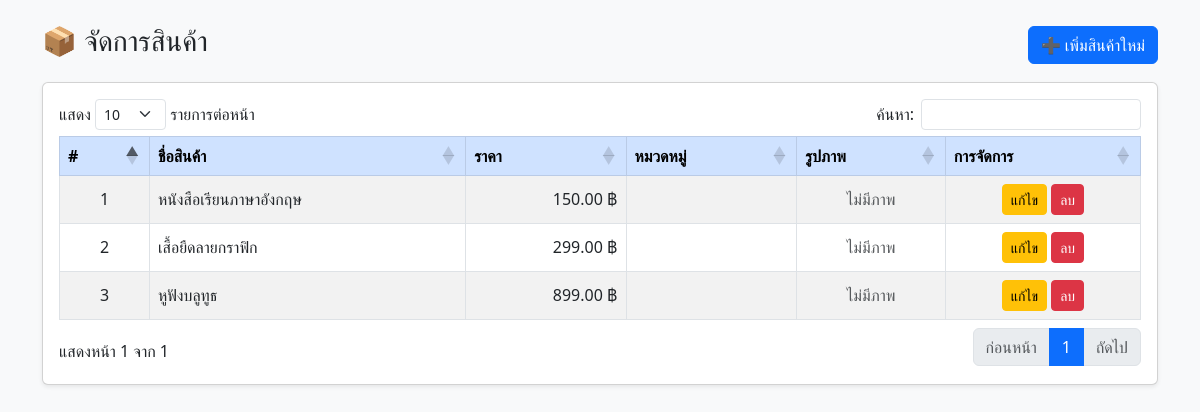
Page /admin/products.php on the earlier database version.
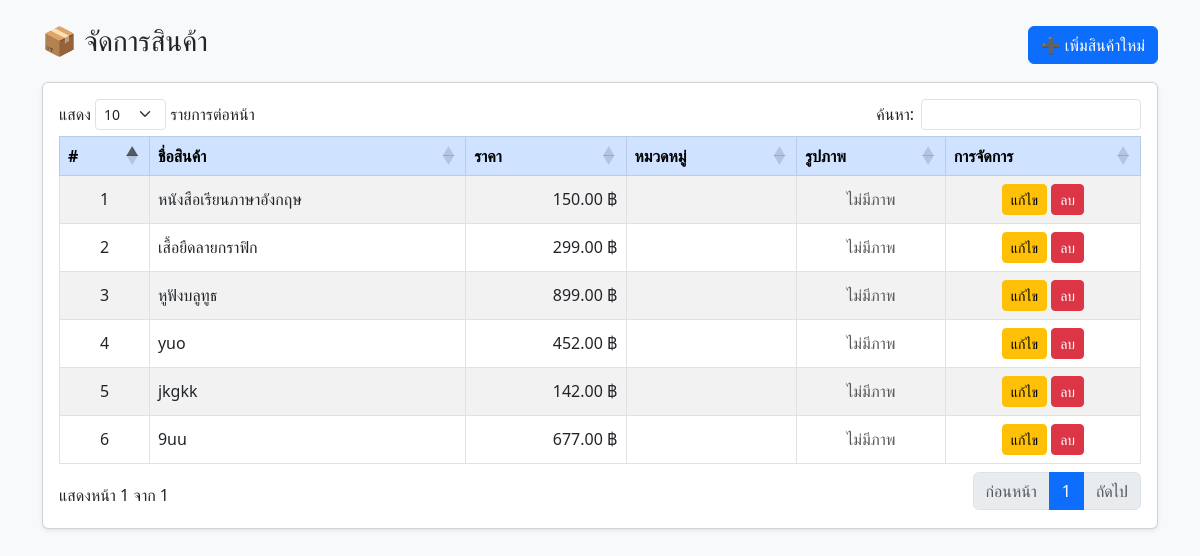
Same page on the later database version.
### tables this page shows
CREATE TABLE `products` (
  `id` int(11) NOT NULL,
  `category_id` int(11) NOT NULL,
  `title` varchar(255) NOT NULL,
  `slug` varchar(255) NOT NULL,
  `price` decimal(10,2) NOT NULL DEFAULT 0.00,
  `stock` int(11) NOT NULL DEFAULT 0,
  `image_url` varchar(255) DEFAULT NULL,
  `created_at` timestamp NOT NULL DEFAULT current_timestamp()
);

### admin/products.php (the view, shortened to what this page needs)
<?php
include '../config/connectdb.php';
$sql = "SELECT * FROM products ORDER BY id DESC";
$result = $conn->query($sql);
?>
<!DOCTYPE html>
<html lang="th">
<head>
    <link rel="stylesheet" href="https://cdn.jsdelivr.net/npm/bootstrap@5.3.0/dist/css/bootstrap.min.css">
    <link rel="stylesheet" href="https://cdn.datatables.net/1.13.4/css/dataTables.bootstrap5.min.css">
</head>
<body class="bg-light">
<div class="container py-4">
    <div class="d-flex justify-content-between align-items-center mb-3">
        <h3>📦 จัดการสินค้า</h3>
        <a href="add_product.php" class="btn btn-primary">➕ เพิ่มสินค้าใหม่</a>
    </div>
    <div class="card shadow-sm">
        <div class="card-body">
            <table id="productTable" class="table table-striped table-bordered align-middle">
                <thead class="table-primary">
                    <tr class="text-center">
                        <th>#</th>
                        <th>ชื่อสินค้า</th>
                        <th>ราคา</th>
                        <th>หมวดหมู่</th>
                        <th>รูปภาพ</th>
                        <th>การจัดการ</th>
                    </tr>
                </thead>
                <tbody>
                <?php while ($row = $result->fetch_assoc()): ?>
                    <tr>
                        <td class="text-center"><?= $row['id']; ?></td>
                        <td><?= htmlspecialchars($row['title']); ?></td>
                        <td class="text-end"><?= number_format($row['price'], 2); ?> ฿</td>
                        <td><?= htmlspecialchars($row['category']); ?></td>
                        <td class="text-center">
                            <?php if (!empty($row['image'])): ?>
                                <img src="../uploads/<?= htmlspecialchars($row['image']); ?>" width="80" class="rounded">
                            <?php else: ?>
                                <span class="text-muted">ไม่มีภาพ</span>
                            <?php endif; ?>
                        </td>
                        <td class="text-center">
                            <a href="edit_product.php?id=<?= $row['id']; ?>" class="btn btn-sm btn-warning">แก้ไข</a>
                            <button class="btn btn-sm btn-danger" onclick="confirmDelete(<?= $row['id']; ?>)">ลบ</button>
                        </td>
                    </tr>
                <?php endwhile; ?>
                </tbody>
            </table>
        </div>
    </div>
</div>
</body>
</html>

Differences in the rows shown:
added products: id "6", title "9uu", price "677.00"
added products: id "5", title "jkgkk", price "142.00"
added products: id "4", title "yuo", price "452.00"
